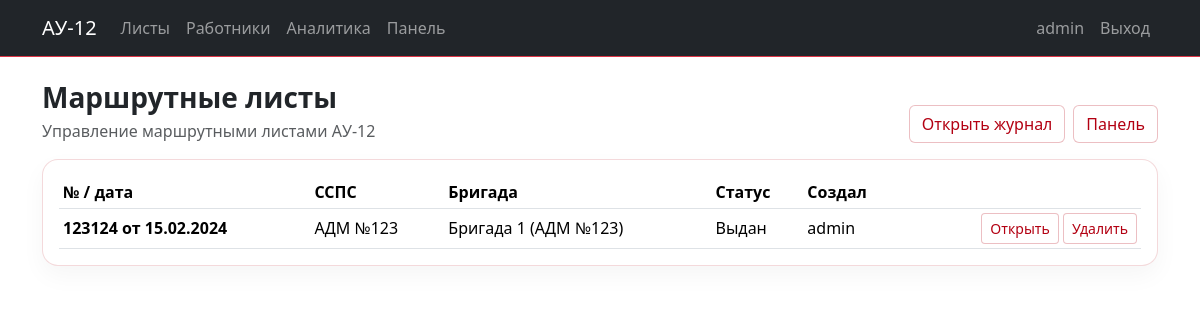
The app's page /panel/routesheets/ (signed in), older data.
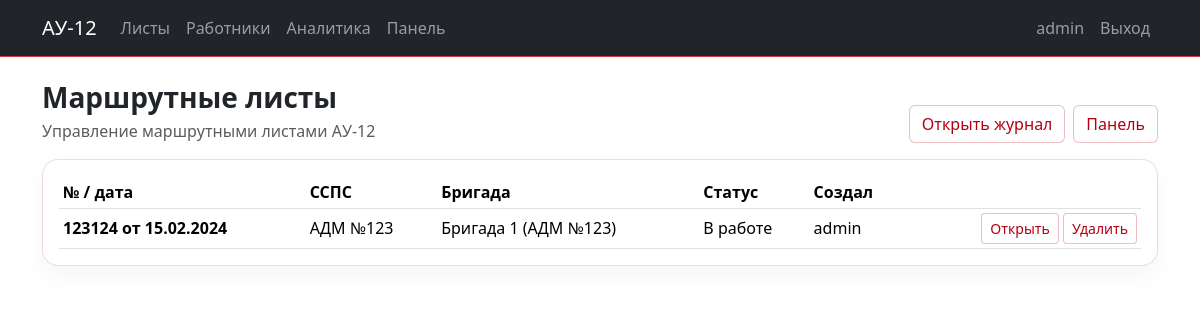
The same page, newer data.
### apps/routesheets/models.py (models this page shows, shortened)
class RouteSheetAU12(models.Model):
    number = models.CharField("Номер", max_length=50)
    date = models.DateField("Дата")
    railway_name = models.CharField("Наименование дороги", max_length=255, blank=True)
    enterprise = models.ForeignKey(
        Enterprise,
        verbose_name="Предприятие",
        on_delete=models.PROTECT,
        related_name="routesheets",
        null=True,
    )
    ssps_unit = models.ForeignKey(
        SSPSUnit,
        verbose_name="Единица ССПС",
        on_delete=models.PROTECT,
        related_name="au12_routesheets",
    )
    brigade = models.ForeignKey(
        Brigade,
        verbose_name="Бригада",
        on_delete=models.PROTECT,
        null=True,
        blank=True,
        related_name="routesheets",
    )
    status = models.CharField("Статус", max_length=20, choices=AU12Status.choices, default=AU12Status.DRAFT)
    step = models.CharField("Этап", max_length=20, choices=AU12Step.choices, default=AU12Step.MED_PRE)
    created_by = models.ForeignKey(
        settings.AUTH_USER_MODEL,
        verbose_name="Создал",
        on_delete=models.PROTECT,
        related_name="au12_created",
    )
    created_at = models.DateTimeField("Создано", auto_now_add=True)
    class Meta:
        verbose_name = "Маршрутный лист АУ-12"
        verbose_name_plural = "Маршрутные листы АУ-12"
        ordering = ["-date", "-id"]

### apps/directory/models.py (models this page shows)
class SSPSUnit(models.Model):
    owner = models.ForeignKey(Enterprise, verbose_name="Владелец (предприятие)", on_delete=models.PROTECT)
    type_name = models.CharField("Тип ССПС", max_length=120)
    number = models.CharField("Номер ССПС", max_length=50)
    max_people = models.PositiveIntegerField("Макс. число людей", default=0)
    class Meta:
        verbose_name = "Единица ССПС"
        verbose_name_plural = "Единицы ССПС"
        unique_together = [("type_name", "number")]
    def __str__(self):
        return f"{self.type_name} №{self.number}"

class Brigade(models.Model):
    name = models.CharField("Название бригады", max_length=255)
    ssps_unit = models.ForeignKey(SSPSUnit, verbose_name="Единица ССПС", on_delete=models.PROTECT, related_name="brigades")
    members = models.ManyToManyField(
        settings.AUTH_USER_MODEL,
        verbose_name="Состав бригады (работники)",
        related_name="brigades",
        blank=True
    )
    is_active = models.BooleanField("Активна", default=True)
    class Meta:
        verbose_name = "Бригада"
        verbose_name_plural = "Бригады"
        unique_together = [("name", "ssps_unit")]
    def __str__(self):
        return f"{self.name} ({self.ssps_unit})"

### apps/accounts/models.py (models this page shows, shortened)
class User(AbstractUser):
    patronymic = models.CharField("Отчество", max_length=150, blank=True, default="")
    role = models.CharField("Должность", max_length=20, choices=Role.choices, default=Role.MACHINIST)
    station = models.ForeignKey(
        Station,
        verbose_name="Станция",
        on_delete=models.PROTECT,
        null=True,
        blank=True,
        related_name="users",
    )
    class Meta:
        verbose_name = "Пользователь"
        verbose_name_plural = "Пользователи"
    def __str__(self):
        fio = " ".join([self.last_name or "", self.first_name or "", self.patronymic or ""]).strip()
        return fio or self.username

### apps/panel/views.py (the view)
# urls.py: path("routesheets/", views.RouteSheetList.as_view(), name='routesheet_list'),
class RouteSheetList(RoleRequiredMixin, ListView):
    allowed_roles = {Role.ADMIN}
    model = RouteSheetAU12
    template_name = "panel/list_routesheets.html"
    def get_queryset(self):
        return super().get_queryset().select_related("ssps_unit", "brigade", "created_by").order_by("-date", "-id")

### apps/accounts/permissions.py (called while the page is built)
    def dispatch(self, request, *args, **kwargs):
        if not request.user.is_authenticated:
            return super().dispatch(request, *args, **kwargs)
        if getattr(request.user, "is_superuser", False):
            return super().dispatch(request, *args, **kwargs)
        if self.allowed_roles and getattr(request.user, "role", None) not in self.allowed_roles:
            return HttpResponseForbidden("Недостаточно прав.")
        return super().dispatch(request, *args, **kwargs)

### apps/panel/templates/panel/list_routesheets.html
{% extends "base.html" %}
{% block content %}
<div class="d-flex align-items-end justify-content-between flex-wrap gap-2 mb-3">
  <div>
    <h3 class="section-title mb-1">Маршрутные листы</h3>
    <div class="text-muted">Управление маршрутными листами АУ-12</div>
  </div>
  <div class="d-flex gap-2">
    <a class="btn btn-ghost" href="{% url 'routesheets:au12_list' %}">Открыть журнал</a>
    <a class="btn btn-ghost" href="{% url 'panel:home' %}">Панель</a>
  </div>
</div>
<div class="card p-3">
  <div class="table-responsive">
    <table class="table table-sm align-middle mb-0">
      <thead>
        <tr>
          <th>№ / дата</th>
          <th>ССПС</th>
          <th>Бригада</th>
          <th>Статус</th>
          <th>Создал</th>
          <th></th>
        </tr>
      </thead>
      <tbody>
      {% for obj in object_list %}
        <tr>
          <td class="fw-semibold">{{ obj.number }} от {{ obj.date|date:"d.m.Y" }}</td>
          <td>{{ obj.ssps_unit }}</td>
          <td>{{ obj.brigade|default:"—" }}</td>
          <td>{{ obj.get_status_display }}</td>
          <td>{{ obj.created_by }}</td>
          <td class="text-end">
            <a class="btn btn-ghost btn-sm" href="{% url 'routesheets:au12_detail' obj.id %}">Открыть</a>
            <a class="btn btn-ghost btn-sm" href="{% url 'panel:routesheet_delete' obj.id %}">Удалить</a>
          </td>
        </tr>
      {% empty %}
        <tr><td colspan="6" class="text-muted">Нет данных</td></tr>
      {% endfor %}
      </tbody>
    </table>
  </div>
</div>
{% endblock %}

Row changes from the older to the newer data that the page shows:
changed RouteSheetAU12 "АДМ №123": status "Выдан" → "В работе"
